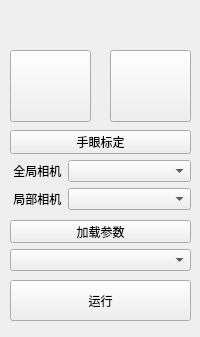
<?xml version="1.0" encoding="UTF-8"?>
<ui version="4.0">
 <class>Form</class>
 <widget class="QWidget" name="Form">
  <property name="geometry">
   <rect>
    <x>0</x>
    <y>0</y>
    <width>200</width>
    <height>337</height>
   </rect>
  </property>
  <property name="windowTitle">
   <string>工业机器人控制</string>
  </property>
  <property name="windowIcon">
   <iconset>
    <normaloff>C:/Users/wang0/Downloads/机器人 (2).png</normaloff>C:/Users/wang0/Downloads/机器人 (2).png</iconset>
  </property>
  <widget class="QLabel" name="Background">
   <property name="geometry">
    <rect>
     <x>10</x>
     <y>10</y>
     <width>181</width>
     <height>311</height>
    </rect>
   </property>
   <property name="autoFillBackground">
    <bool>true</bool>
   </property>
   <property name="text">
    <string/>
   </property>
  </widget>
  <widget class="QLabel" name="robotflag">
   <property name="geometry">
    <rect>
     <x>40</x>
     <y>10</y>
     <width>31</width>
     <height>31</height>
    </rect>
   </property>
   <property name="text">
    <string/>
   </property>
  </widget>
  <widget class="QLabel" name="cameraflag">
   <property name="geometry">
    <rect>
     <x>140</x>
     <y>10</y>
     <width>31</width>
     <height>31</height>
    </rect>
   </property>
   <property name="text">
    <string/>
   </property>
  </widget>
  <widget class="QPushButton" name="ConnectRobotButton">
   <property name="geometry">
    <rect>
     <x>10</x>
     <y>50</y>
     <width>81</width>
     <height>72</height>
    </rect>
   </property>
   <property name="text">
    <string/>
   </property>
   <property name="icon">
    <iconset>
     <normaloff>C:/Users/wang0/Downloads/机器人 (2).png</normaloff>C:/Users/wang0/Downloads/机器人 (2).png</iconset>
   </property>
   <property name="iconSize">
    <size>
     <width>64</width>
     <height>64</height>
    </size>
   </property>
  </widget>
  <widget class="QPushButton" name="ConnectCameraButton">
   <property name="geometry">
    <rect>
     <x>110</x>
     <y>50</y>
     <width>81</width>
     <height>72</height>
    </rect>
   </property>
   <property name="text">
    <string/>
   </property>
   <property name="icon">
    <iconset>
     <normaloff>C:/Users/wang0/Downloads/照相机.png</normaloff>C:/Users/wang0/Downloads/照相机.png</iconset>
   </property>
   <property name="iconSize">
    <size>
     <width>64</width>
     <height>64</height>
    </size>
   </property>
  </widget>
  <widget class="QPushButton" name="Run">
   <property name="geometry">
    <rect>
     <x>10</x>
     <y>280</y>
     <width>181</width>
     <height>41</height>
    </rect>
   </property>
   <property name="cursor">
    <cursorShape>ArrowCursor</cursorShape>
   </property>
   <property name="text">
    <string>运行</string>
   </property>
  </widget>
  <widget class="QWidget" name="formLayoutWidget_2">
   <property name="geometry">
    <rect>
     <x>10</x>
     <y>130</y>
     <width>181</width>
     <height>80</height>
    </rect>
   </property>
   <layout class="QFormLayout" name="formLayout_2">
    <item row="1" column="1">
     <widget class="QComboBox" name="Cameralist"/>
    </item>
    <item row="2" column="1">
     <widget class="QComboBox" name="Cameralist_2"/>
    </item>
    <item row="1" column="0">
     <widget class="QLabel" name="label_3">
      <property name="text">
       <string> 全局相机</string>
      </property>
     </widget>
    </item>
    <item row="2" column="0">
     <widget class="QLabel" name="label_4">
      <property name="text">
       <string> 局部相机</string>
      </property>
     </widget>
    </item>
    <item row="0" column="0" colspan="2">
     <widget class="QPushButton" name="calibrate">
      <property name="text">
       <string>手眼标定</string>
      </property>
     </widget>
    </item>
   </layout>
  </widget>
  <widget class="QWidget" name="verticalLayoutWidget">
   <property name="geometry">
    <rect>
     <x>10</x>
     <y>220</y>
     <width>181</width>
     <height>51</height>
    </rect>
   </property>
   <layout class="QVBoxLayout" name="verticalLayout">
    <item>
     <widget class="QPushButton" name="LoadParameter">
      <property name="text">
       <string>加载参数</string>
      </property>
     </widget>
    </item>
    <item>
     <widget class="QComboBox" name="ParameterList"/>
    </item>
   </layout>
  </widget>
 </widget>
 <resources/>
 <connections/>
</ui>
